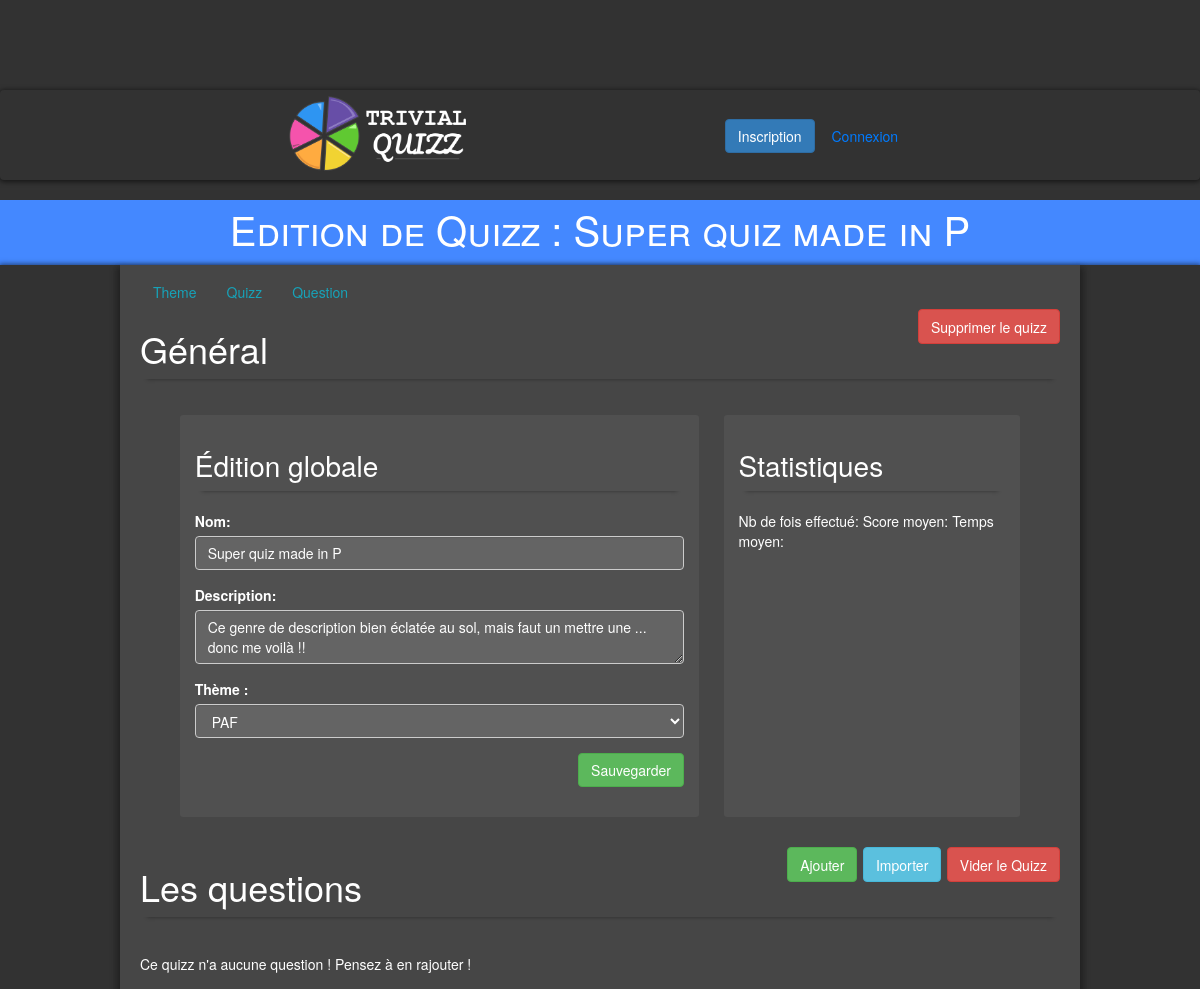
Page /admin/quizz-edit.php?id=1 on the committed database.
### tables this page shows
CREATE TABLE quiz
(
  qui_id INTEGER NOT NULL PRIMARY KEY AUTO_INCREMENT,
  qui_nom VARCHAR(20) NOT NULL,
  qui_desc VARCHAR(200) NOT NULL,
  th_id INTEGER NOT NULL,
  FOREIGN KEY (th_id) REFERENCES theme(th_id)
);

CREATE TABLE theme
(
  th_id INTEGER NOT NULL PRIMARY KEY AUTO_INCREMENT,
  th_nom VARCHAR(50) NOT NULL,
  th_couleur VARCHAR(7) NOT NULL,
  th_description VARCHAR(500),
  th_is_principal BIT(1)
);

### include/functions.php (called while the page is built, shortened)
<?php
  function tryQueryBDD($bdd, $sql)
  {
    try {
      $request = $bdd -> query($sql);
      $result = $request -> fetchAll();
      if(empty($result)) {
        return null;
      }
      else {
        return $result;
      }
    } catch (\Exception $e) {
      return null;
    }
  }
  function loadQuizzFromSQLResult($result)
  {
    $_QUIZZ["id"] = $result["qui_id"];
    $_QUIZZ["nom"] = $result["qui_nom"];
    $_QUIZZ["desc"] = $result["qui_desc"];
    $_QUIZZ["id_theme"] = $result["th_id"];
    return $_QUIZZ;
  }
  function loadThemeFromSQLResult($result)
  {
    $_THEME["id"] = $result["th_id"];
    $_THEME["nom"] = $result["th_nom"];
    $_THEME["desc"] = $result["th_description"];
    $_THEME["couleur"] = $result["th_couleur"];
    $_THEME["is_Principal"] = $result["th_is_principal"];
    return $_THEME;
  }
  function tabFormat($data, $fonction){
    for($i = 0; $i<count($data); $i++)
    {
      $temp = $fonction($data[$i]);
      $id = $temp["id"];
      $_DATA["$id"] = $temp;
    }
    return $_DATA;
  }
  function tryLoadQuizz($bdd, $idQuizz)
  {
    $data = tryQueryBDD($bdd, "SELECT * FROM quiz WHERE qui_id = $idQuizz");
    return loadQuizzFromSQLResult($data[0]);
  }
  function tryLoadTheme($bdd, $idTheme)
  {
    $data = tryQueryBDD($bdd, "SELECT * FROM theme WHERE th_id = $idTheme");
    return loadThemeFromSQLResult($data[0]);
  }
        function getAllThemesInfos($bdd)
        {
          $data = tryQueryBDD($bdd, "SELECT * FROM theme");
          return tabFormat($data, "loadThemeFromSQLResult");
        }
?>

### admin/quizz-edit.php (the view, shortened to what this page needs)
<?php
  require_once "../include/liaisonbdd.php";
  require_once "../include/functions.php";
  $_QUIZZ = tryLoadQuizz($bdd, $_GET["id"]);
  $_THEME = tryLoadTheme($bdd, $_QUIZZ["id_theme"]);
  $_QUESTIONS = tryLoadQuizzQuestion($bdd, $_QUIZZ["id"]);
?>
<!doctype html>
<html lang="fr">
<head>
  <link rel="stylesheet" href="../css/modal.css" />
  <link rel="stylesheet" href="../css/jumbotron-custom.css" />
</head>
<body>
  <?php require_once "../include/navbar.php"?>
  <div id="titreGeneral" class="bandeau-principal fond-bleu">Edition de Quizz : <?= $_QUIZZ["nom"] ?></div>
  <div class="cadre-global">
    <div class="cadre-central">
      <?php require_once "include/admin-navbar.php"?>
      <div>
        <div class="titre1 titre-shadow">
          <h1>Général</h1>
          <button id="boutonSuppression" type="button" class="btn btn-danger" style="height: 2.5em;">Supprimer le quizz</button>
        </div>
        <div class="row reduced-div" style="justify-content: space-between;">
          <div class="jumbotron jumbotron-vert col-sm-7">
            <div class="titre-shadow">
              <h3 class="titre3">Édition globale</h3>
            </div>
            <form id="editGeneral" method="POST">
              <div class="form-group">
                <label for="editGeneral_Nom" class="form-label">
                  Nom:
                </label>
                <input id="editGeneral_Nom" type="text" class="input-dark form-control" name="nom" placeholder="Entrez le nom de la Question !" value="<?= $_QUIZZ["nom"] ?>" required/>
              </div>
              <div class="form-group">
                <label for="editGeneral_Desc" class="form-label">
                  Description:
                </label>
                <textarea id="editGeneral_Desc" type="text" class="input-dark form-control" name="desc" placeholder="Entrez le nom de la Question !" required><?= $_QUIZZ["desc"] ?></textarea>
              </div>
              <div class="form-group">
                <label for="editGeneral_Theme" name="id_theme" class="form-label">Thème :</label>
                <select class="input-dark form-control" id="editGeneral_Theme" name="id_theme">
                  <optgroup label="Thèmes Principaux">
                  <?php
                  $_THEMES = getAllThemesInfos($bdd);
                  foreach ($_THEMES as $_THEME)
                  {
                  ?>
                  <option value="<?= $_THEME["id"] ?>" <?php if($_THEME["id"] == $_QUIZZ["id_theme"]) {echo"selected"; }?>><?= $_THEME["nom"] ?></option>
                  <?php
                    if($_THEME["id"] == 6 && count($_THEMES) > 6){
                      echo "</optgroup><optgroup label='Thèmes personnalisés'>";
                    }
                  }
                  ?>
                  </optgroup>
                </select>
              </div>
              <input id="formGeneral_Button"  class="btn btn-success float-right" value="Sauvegarder" type="submit" />
            </form>
          </div>
          <div class="jumbotron jumbotron-vert col-sm-4" >
            <h3 class="titre3 titre-shadow">Statistiques</h3>
            <div>
              Nb de fois effectué:
              Score moyen:
              Temps moyen:
            </div>
          </div>
        </div>
      </div>
      <div>
        <div class="titre1 titre-shadow">
          <h1>Les questions</h1>
          <div >
            <button id="boutonAjouterQuestion" type="button" class="btn btn-success button-open-modal" data-toggle="modal" data-target="#modalCreationQuestion">
              Ajouter
            </button>
            <button id="boutonImporterQuestion" type="button" class="btn btn-info button-open-modal" data-toggle="modal" data-target="#modalImportationQuestion">
              Importer
            </button>
            <button id="boutonViderQuestions" type="button" class="btn btn-danger button-open-modal" data-toggle="modal" data-target="#modalViderQuestions">
              Vider le Quizz
            </button>
          </div>
        </div>
        <div class="containerQuestions" id="containerQuestions">
          <?php
            if (empty($_QUESTIONS) || $_QUESTIONS == null )
            {
              echo "Ce quizz n'a aucune question ! Pensez à en rajouter !";
            }
          ?>
        </div>
      </div>
    </div>
  </div>
  <?php require_once "modals/question-importer.php"?>
</body>
</html>

### css/jumbotron-custom.css (style rules this page uses)
.jumbotron-vert { padding-top: 15px !important; padding-bottom: 30px !important; }
.jumbotron { background-color: rgb(80,80,80) !important; color: white !important; }
.reduced-div { margin-left: 15px !important; margin-right: 15px !important; }

### css/style-base.css (style rules this page uses)
:root { --navbar-height: 90px; }
.input-dark { background-color: rgb(100,100,100) !important; color: white !important; }
.input-dark::placeholder { color: rgb(210,210,210) !important; opacity: 1 !important; }
.bandeau-principal { height: 65px; text-align: center; justify-content: center; align-items: center; font-size: 40px; font-variant: small-caps; }
.fond-bleu { background-color: #48f; color: white; }
html { margin-top: var(--navbar-height); }
.cadre-global { box-shadow: 0px 0px 5px 1px rgba(0, 0, 0, .55); display: flex; width: auto; justify-content: center; background-color: rgb(50,50,50); min-height: calc(100vh - 1.7*var(--navbar-height)); }
body { background-color: rgb(50,50,50) !important; }
.cadre-central { box-shadow: 2px 5px 6px 3px rgba(0, 0, 0, .2), -2px 5px 6px 3px rgba(0, 0, 0, .2); width: 70%; height: 100%; padding: 10px 20px 15px 20px; background-color: rgb(70,70,70); color: white; min-height: calc(100vh - 1.7*var(--navbar-height)); }
.titre1, .titre2 { display: flex; flex-flow: row nowrap; justify-content: space-between; }
.titre1 { font-size: 2.5rem; box-shadow: 0px 7px 4px -7px rgba(0,0,0,.4); margin-bottom: 4%; }
.titre3 { font-size: 2em; padding-bottom: 10px; margin-bottom: 20px !important; }
.titre-shadow { box-shadow: 0px 7px 4px -7px rgba(0,0,0,.4); }
.button-open-modal { height: 2.5em; }
label { display: block; width: 100px; float: left; }
.containerQuestions { display: flex; flex-flow: row; flex-wrap: wrap; }
@media (min-width: 768px) and (max-width: 1200px) { .cadre-central { width: 80% !important; } }
@media (min-width: 768px) and (max-width: 1200px) { .titre1 { font-size: 2rem; } }

### rows in the picture
quiz: qui_nom "Super quiz made in P", nom "Super quiz made in P", desc "Ce genre de description bien éclatée au sol, mais faut un mettre une ... donc me voilà !!", id_theme "PAF"
